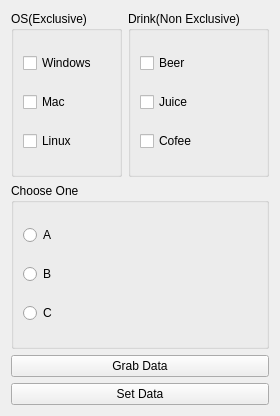
<?xml version="1.0" encoding="UTF-8"?>
<ui version="4.0">
 <class>Widget</class>
 <widget class="QWidget" name="Widget">
  <property name="geometry">
   <rect>
    <x>0</x>
    <y>0</y>
    <width>280</width>
    <height>416</height>
   </rect>
  </property>
  <property name="windowTitle">
   <string>Widget</string>
  </property>
  <layout class="QVBoxLayout" name="verticalLayout_4">
   <item>
    <layout class="QHBoxLayout" name="horizontalLayout">
     <item>
      <widget class="QGroupBox" name="groupBox">
       <property name="title">
        <string>OS(Exclusive)</string>
       </property>
       <layout class="QVBoxLayout" name="verticalLayout">
        <item>
         <widget class="QCheckBox" name="windowsCheckBox">
          <property name="text">
           <string>Windows</string>
          </property>
         </widget>
        </item>
        <item>
         <widget class="QCheckBox" name="macCheckBox">
          <property name="text">
           <string>Mac</string>
          </property>
         </widget>
        </item>
        <item>
         <widget class="QCheckBox" name="linuxCheckBox">
          <property name="text">
           <string>Linux</string>
          </property>
         </widget>
        </item>
       </layout>
      </widget>
     </item>
     <item>
      <widget class="QGroupBox" name="groupBox_2">
       <property name="title">
        <string>Drink(Non Exclusive)</string>
       </property>
       <layout class="QVBoxLayout" name="verticalLayout_2">
        <item>
         <widget class="QCheckBox" name="beerCheckBox">
          <property name="text">
           <string>Beer</string>
          </property>
         </widget>
        </item>
        <item>
         <widget class="QCheckBox" name="juiceCheckBox">
          <property name="text">
           <string>Juice</string>
          </property>
         </widget>
        </item>
        <item>
         <widget class="QCheckBox" name="cofeeCheckBox">
          <property name="text">
           <string>Cofee</string>
          </property>
         </widget>
        </item>
       </layout>
      </widget>
     </item>
    </layout>
   </item>
   <item>
    <widget class="QGroupBox" name="groupBox_3">
     <property name="title">
      <string>Choose One</string>
     </property>
     <layout class="QVBoxLayout" name="verticalLayout_3">
      <item>
       <widget class="QRadioButton" name="aRadioButton">
        <property name="text">
         <string>A</string>
        </property>
       </widget>
      </item>
      <item>
       <widget class="QRadioButton" name="bRadioButton">
        <property name="text">
         <string>B</string>
        </property>
       </widget>
      </item>
      <item>
       <widget class="QRadioButton" name="cRadioButton">
        <property name="text">
         <string>C</string>
        </property>
       </widget>
      </item>
     </layout>
    </widget>
   </item>
   <item>
    <widget class="QPushButton" name="grabDataButton">
     <property name="text">
      <string>Grab Data</string>
     </property>
    </widget>
   </item>
   <item>
    <widget class="QPushButton" name="setDataButton">
     <property name="text">
      <string>Set Data</string>
     </property>
    </widget>
   </item>
  </layout>
 </widget>
 <resources/>
 <connections/>
</ui>
